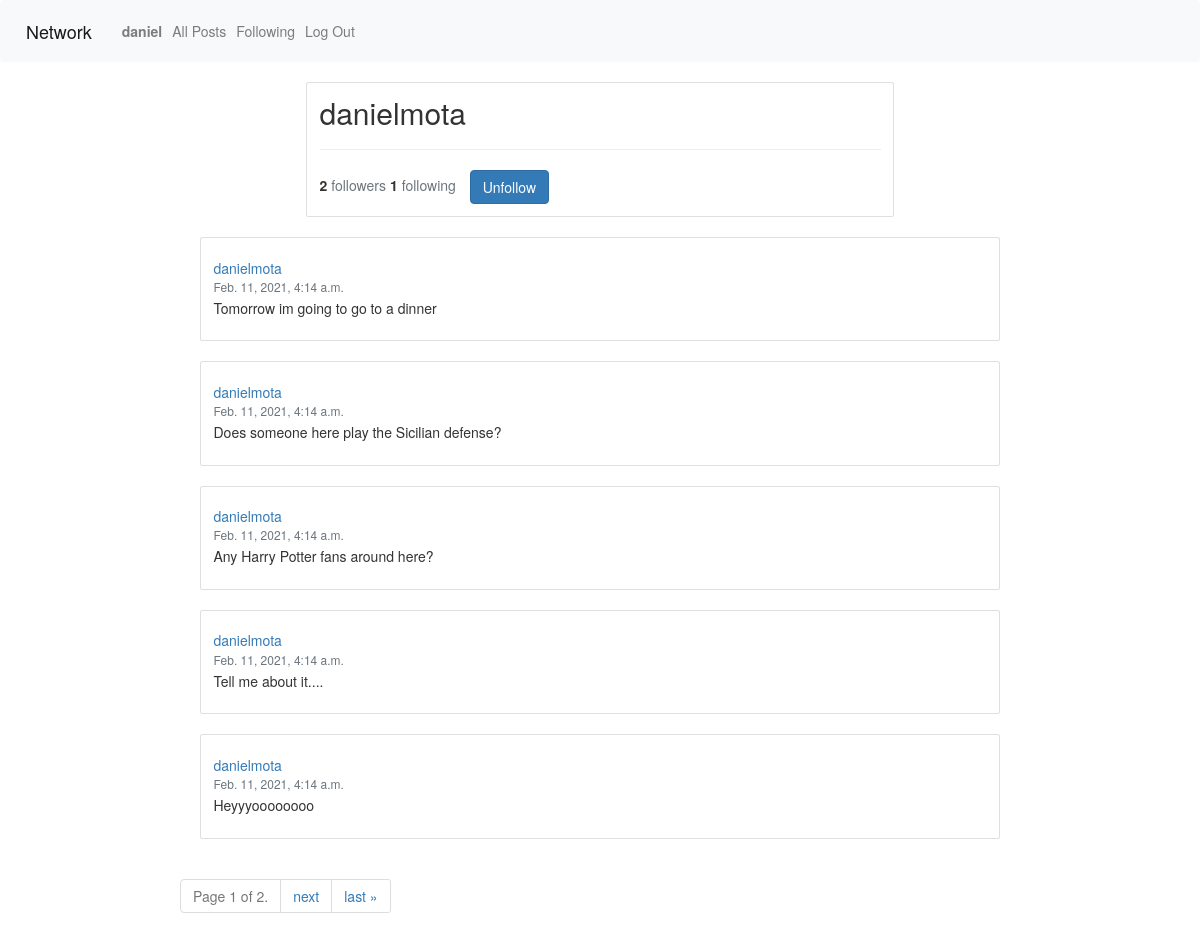
The page /danielmota (signed in) on the database its author committed.
### network/models.py (models this page shows, shortened)
class User(AbstractUser):
    pass

class Post(models.Model):
    post = models.CharField(max_length=1000)
    poster = models.ForeignKey(User, on_delete=models.CASCADE, related_name="poster")
    likes = models.IntegerField(default=0)
    likers = models.ManyToManyField(User, related_name="likers")
    timestamp = models.DateTimeField(auto_now_add=True)

### network/views.py (the view)
# urls.py: path("<str:username>", views.profile, name="profile")
@login_required
def profile(request, username):
    try:
        profileUser = User.objects.get(username=username)
    except User.DoesNotExist:
        messages.error(request, "Profile does not exist.")
        return HttpResponseRedirect(reverse("index"))
    userPosts = Post.objects.filter(poster=profileUser).order_by('-timestamp')
    paginator = Paginator(userPosts, 5)
    pageNum = request.GET.get('page')
    page_obj = paginator.get_page(pageNum)
    followers = profileUser.followers.all()
    followersList = []
    for follower in followers:
        followersList.append(follower.userId)
    return render(request, "network/profile.html", {
        "profileUser": profileUser,
        "profileFollowers": followersList,
        "followersNum": len(followers),
        "followingNum": len(profileUser.following.all()),
        "page_obj": page_obj
    })

### network/templates/network/profile.html (shortened to what this page needs)
{% extends "network/index.html" %}
{% load static %}
{% block profile %}
    <div id="profileCard" class="card">
        <div class="card-body">
            <h2 id="profileUser" class="card-title">{{ profileUser.username }}</h2>
            <hr>
            <div class="card-text">
            <span><strong>{{ followersNum }} </strong></span><span class="text-muted">followers</span>
            <span><strong>{{ followingNum }} </strong></span><span class="text-muted">following</span>
            {% ifnotequal profileUser request.user %}
            <button id="followButton" class="btn btn-primary">{% if request.user in profileFollowers %}Unfollow{% else %}Follow{% endif %}</button>
            {% endifnotequal%}
        </div>
        </div>
    </div>
{% endblock %}

### network/templates/network/index.html (shortened to what this page needs)
{% extends "network/layout.html" %}
{% load static %}
{% block body %}
{% if profileUser %}
{% block profile %}
{% endblock %}
{% endif %}
{% for post in page_obj %}
<div id="post" class="card">
    <div class="card-body">
        <a id="postUser" href="{% url 'profile' post.poster %}">
            <h5 class="card-title">{{ post.poster.username }}</h5>
        </a>
        <h6 id="postTime" class="card-subtitle mb-2 text-muted">{{ post.timestamp }}</h6>
        <p id="postText" class="card-text">{{ post.post }}</p>
    </div>
</div>
{% endfor %}
<nav aria-label="Page navigation">
    <ul class="pagination step-links">
        <li class="page-item disabled"><span class="current">
                Page {{ page_obj.number }} of {{ page_obj.paginator.num_pages }}.
            </span></li>
        {% if page_obj.has_next %}
        <li class="page-item"><a class="page-link" href="?page={{ page_obj.next_page_number }}">next</a></li>
        <li class="page-item"><a class="page-link" href="?page={{ page_obj.paginator.num_pages }}">last &raquo;</a></li>
        {% endif %}
    </ul>
</nav>
{% endblock %}

### network/templates/network/layout.html (shortened to what this page needs)
{% load static %}
<!DOCTYPE html>
<html lang="en">
<head>
    <link rel="stylesheet" href="https://stackpath.bootstrapcdn.com/bootstrap/4.4.1/css/bootstrap.min.css"
>
    <link rel="stylesheet" href="https://maxcdn.bootstrapcdn.com/bootstrap/3.3.7/css/bootstrap.min.css">
    <link href="{% static 'network/styles.css' %}" rel="stylesheet">
</head>
<body>
    <nav class="navbar navbar-expand-lg navbar-light bg-light">
        <a class="navbar-brand" href="#">Network</a>
        <div>
            <ul class="navbar-nav mr-auto">
                {% if user.is_authenticated %}
                <li class="nav-item">
                    <a class="nav-link" href="{% url 'profile' user.username %}"><strong>{{ user.username }}</strong></a>
                </li>
                {% endif %}
                <li class="nav-item">
                    <a class="nav-link" href="{% url 'index' %}">All Posts</a>
                </li>
                {% if user.is_authenticated %}
                <li class="nav-item">
                    <a class="nav-link" href="{% url 'following' %}">Following</a>
                </li>
                <li class="nav-item">
                    <a class="nav-link" href="{% url 'logout' %}">Log Out</a>
                </li>
                {% endif %}
            </ul>
        </div>
    </nav>
    <div class="body">
        {% block body %}
        {% endblock %}
    </div>
</body>
</html>

### network/static/network/styles.css (style rules this page uses)
.body { width: 70%; margin: auto; }
#post { margin: 20px; padding-top: 0px; }
#profileCard { width: 70%; margin: auto; align-content: center; }
#profileUser { margin: auto; }
#followButton { margin-left: 10px; }

### rows shown on the page
User: username "daniel"
User: username "danielmota"
Post: poster.username "danielmota", timestamp "Feb. 11, 2021, 4:14 a.m.", post "Tomorrow im going to go to a dinner"
Post: poster.username "danielmota", timestamp "Feb. 11, 2021, 4:14 a.m.", post "Does someone here play the Sicilian defense?"
Post: poster.username "danielmota", timestamp "Feb. 11, 2021, 4:14 a.m.", post "Any Harry Potter fans around here?"
Post: poster.username "danielmota", timestamp "Feb. 11, 2021, 4:14 a.m.", post "Tell me about it...."
Post: poster.username "danielmota", timestamp "Feb. 11, 2021, 4:14 a.m.", post "Heyyyoooooooo"

### other values the page prints
{{ followersNum }} "2"
{{ followingNum }} "1"
{{ page_obj.number }} "1"
{{ page_obj.paginator.num_pages }} "2"
